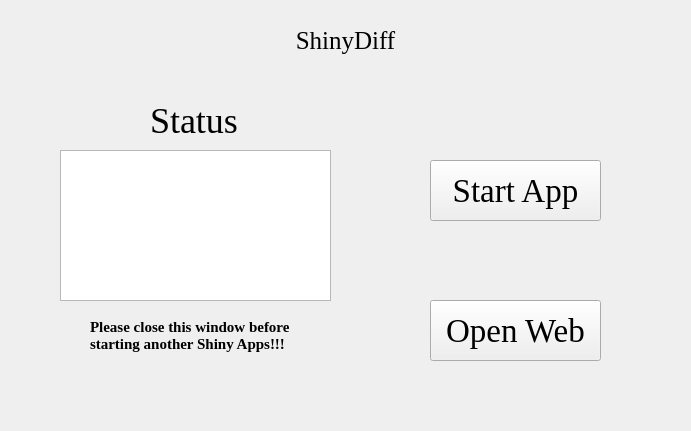
<?xml version="1.0" encoding="UTF-8"?>
<ui version="4.0">
 <class>Form</class>
 <widget class="QWidget" name="Form">
  <property name="geometry">
   <rect>
    <x>0</x>
    <y>0</y>
    <width>691</width>
    <height>431</height>
   </rect>
  </property>
  <property name="windowTitle">
   <string>Form</string>
  </property>
  <property name="styleSheet">
   <string notr="true">background-image: url(D:/tools/Pycharm/pyqt/logo/backgroundpage.png)</string>
  </property>
  <widget class="QTextBrowser" name="textBrowser">
   <property name="geometry">
    <rect>
     <x>60</x>
     <y>150</y>
     <width>271</width>
     <height>151</height>
    </rect>
   </property>
   <property name="styleSheet">
    <string notr="true">background-image: url(D:/tools/Pycharm/pyqt/logo/white.png)</string>
   </property>
  </widget>
  <widget class="QLabel" name="label">
   <property name="geometry">
    <rect>
     <x>230</x>
     <y>20</y>
     <width>231</width>
     <height>41</height>
    </rect>
   </property>
   <property name="font">
    <font>
     <family>Times New Roman</family>
     <pointsize>19</pointsize>
    </font>
   </property>
   <property name="text">
    <string>ShinyDiff</string>
   </property>
   <property name="alignment">
    <set>Qt::AlignCenter</set>
   </property>
  </widget>
  <widget class="QLabel" name="label_2">
   <property name="geometry">
    <rect>
     <x>150</x>
     <y>100</y>
     <width>101</width>
     <height>41</height>
    </rect>
   </property>
   <property name="font">
    <font>
     <family>Times New Roman</family>
     <pointsize>27</pointsize>
    </font>
   </property>
   <property name="text">
    <string>Status</string>
   </property>
   <property name="alignment">
    <set>Qt::AlignLeading|Qt::AlignLeft|Qt::AlignVCenter</set>
   </property>
  </widget>
  <widget class="QPushButton" name="pushButton">
   <property name="geometry">
    <rect>
     <x>430</x>
     <y>160</y>
     <width>171</width>
     <height>61</height>
    </rect>
   </property>
   <property name="font">
    <font>
     <family>Times New Roman</family>
     <pointsize>25</pointsize>
    </font>
   </property>
   <property name="text">
    <string>Start App</string>
   </property>
  </widget>
  <widget class="QPushButton" name="pushButton_2">
   <property name="geometry">
    <rect>
     <x>430</x>
     <y>300</y>
     <width>171</width>
     <height>61</height>
    </rect>
   </property>
   <property name="font">
    <font>
     <family>Times New Roman</family>
     <pointsize>25</pointsize>
    </font>
   </property>
   <property name="text">
    <string>Open Web</string>
   </property>
  </widget>
  <widget class="QLabel" name="label_3">
   <property name="geometry">
    <rect>
     <x>90</x>
     <y>310</y>
     <width>211</width>
     <height>51</height>
    </rect>
   </property>
   <property name="font">
    <font>
     <family>Times New Roman</family>
     <pointsize>11</pointsize>
     <weight>75</weight>
     <bold>true</bold>
    </font>
   </property>
   <property name="text">
    <string>Please close this window before
starting another Shiny Apps!!!</string>
   </property>
  </widget>
 </widget>
 <resources/>
 <connections/>
</ui>
